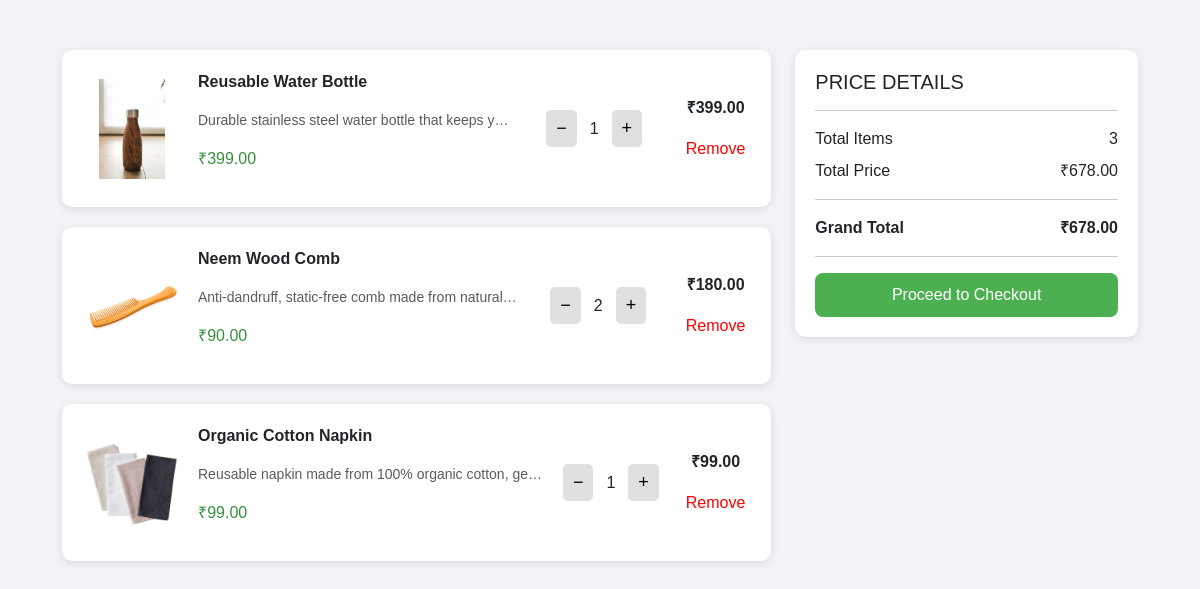
/cart/ (signed in), run on the app's committed database.
### app/models.py (models this page shows, shortened)
class Cart(models.Model):
    user = models.ForeignKey(CustomUser, on_delete=models.CASCADE)
    product = models.ForeignKey(Product, on_delete=models.CASCADE)
    quantity = models.PositiveIntegerField(default=1)
    @property
    def total_price(self):
        return self.quantity * self.product.price

class Product(models.Model):
    name = models.CharField(max_length=200)
    category = models.ForeignKey(Category, on_delete=models.CASCADE, related_name='products')
    description = models.TextField()
    price = models.DecimalField(max_digits=8, decimal_places=2)
    image = models.ImageField(upload_to='product_images/', null=True, blank=True)
    eco_rating = models.IntegerField(default=5)

### app/views.py (the view)
# urls.py: path('cart/', views.view_cart, name='cart'),
def view_cart(request):
    cart_items = Cart.objects.filter(user=request.user)
    total_price = sum(item.total_price for item in cart_items)
    return render(request, 'cart.html', {'cart_items': cart_items, 'total_price': total_price})

### templates/cart.html (shortened to what this page needs)
{% load static %}
<!DOCTYPE html>
<html lang="en">
<head>
    <link href="https://cdn.jsdelivr.net/npm/bootstrap@5.3.3/dist/css/bootstrap.min.css" rel="stylesheet">
</head>
<body>
<div class="container cart-container">
    <div class="row">
        <div class="col-md-8">
            {% for item in cart_items %}
            <div class="cart-card d-flex align-items-center justify-content-between">
                <div class="d-flex align-items-center">
                    <img src="{{ item.product.image.url }}" alt="{{ item.product.name }}" class="product-img me-3">
                    <div>
                        <p class="product-name">{{ item.product.name }}</p>
                        <p class="text-muted small">{{ item.product.description|truncatechars:50 }}</p>
                        <p class="product-price">₹{{ item.product.price }}</p>
                    </div>
                </div>
                <div class="d-flex align-items-center">
                    <form method="post" action="{% url 'change_cart' item.product.id %}">
                        <button type="submit" class="qty-btn">−</button>
                    </form>
                    <span class="mx-2">{{ item.quantity }}</span>
                    <form method="post" action="{% url 'change_cart' item.product.id %}">
                        <button type="submit" class="qty-btn">+</button>
                    </form>
                </div>
                <div class="text-center">
                    <p><strong>₹{{ item.total_price }}</strong></p>
                    <form method="post" action="{% url 'change_cart' item.product.id %}">
                        <button type="submit" class="remove-btn">Remove</button>
                    </form>
                </div>
            </div>
            {% empty %}
            <p class="text-center mt-5">Your cart is empty 🛒</p>
            {% endfor %}
        </div>
        <div class="col-md-4">
            <div class="summary-box">
                <h5 class="mb-3">PRICE DETAILS</h5>
                <hr>
                <div class="d-flex justify-content-between mb-2">
                    <span>Total Items</span>
                    <span>{{ cart_items|length }}</span>
                </div>
                <div class="d-flex justify-content-between mb-2">
                    <span>Total Price</span>
                    <span>₹{{ total_price }}</span>
                </div>
                <hr>
                <div class="d-flex justify-content-between fw-bold">
                    <span>Grand Total</span>
                    <span>₹{{ total_price }}</span>
                </div>
                <hr>
                <a href="{% url 'checkout' %}" class="btn proceed-btn">Proceed to Checkout</a>
            </div>
        </div>
    </div>
</div>
</body>
</html>

### templates/cart.html (style rules this page uses)
body { background-color: #f1f3f6; font-family: 'Poppins', sans-serif; }
.cart-container { max-width: 1100px; margin: 50px auto; }
.cart-card { background: #fff; border-radius: 10px; box-shadow: 0 2px 8px rgba(0,0,0,0.1); padding: 20px; margin-bottom: 20px; }
.product-img { width: 100px; height: 100px; object-fit: contain; border-radius: 10px; }
.qty-btn { border: none; background: #e0e0e0; padding: 5px 10px; font-size: 18px; border-radius: 5px; margin: 0 5px; }
.remove-btn { color: red; border: none; background: transparent; }
.summary-box { background: #fff; border-radius: 10px; box-shadow: 0 2px 8px rgba(0,0,0,0.1); padding: 20px; }
.proceed-btn { background: #4CAF50; color: white; border: none; padding: 10px 20px; border-radius: 8px; width: 100%; }
.product-name { font-weight: 600; }
.product-price { color: #388e3c; font-weight: 500; }

### data on the page
Cart: product.image (picture), product.name "Reusable Water Bottle", product.description "Durable stainless steel water bottle that keeps y…", product.price "399.00", quantity "1", total_price "399.00"
Cart: product.image (picture), product.name "Neem Wood Comb", product.description "Anti-dandruff, static-free comb made from natural…", product.price "90.00", quantity "2", total_price "180.00"
Cart: product.image (picture), product.name "Organic Cotton Napkin", product.description "Reusable napkin made from 100% organic cotton, ge…", product.price "99.00", quantity "1", total_price "99.00"

### other printed values
{{ cart_items|length }} "3"
{{ total_price }} "678.00"
